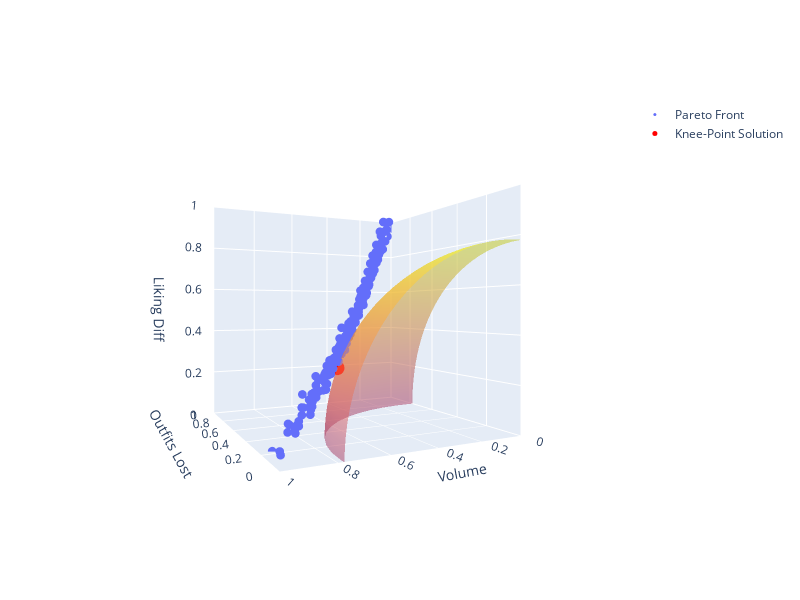

The cell this chart's notebook holds for it:
### Code cell
# with normalized data, better to view knee
trace1 = go.Scatter3d(x=df_normalized["outfits_lost"], y=df_normalized["volume"], z=df_normalized["liking_diff"], mode='markers', marker=dict(size=3), name="Pareto Front")
trace2 = go.Scatter3d(x=[best_soln_metrics["outfits_lost"]], y=[best_soln_metrics["volume"]], z=[best_soln_metrics["liking_diff"]], mode='markers', marker=dict(color='red', size=5), name="Knee-Point Solution")


# trace3 = go.Surface(x=x, y=y, z=z,opacity=0.5, showscale=False)
radius = np.linalg.norm([best_soln_metrics["outfits_lost"], best_soln_metrics["volume"], best_soln_metrics["liking_diff"]] - ideal)
x, y, z = create_bounded_sphere(radius=radius, bounds=(-1, 1), center=(0, 0, 0))
trace3 = go.Surface(x=x, y=y, z=z,opacity=0.5, showscale=False)



camera = dict(
    eye=dict(x=-2, y=1, z=0)
)
fig = go.Figure(data=[trace1, trace2, trace3])
fig.update_layout(scene_camera=camera)

fig.update_layout(
    scene=dict(
        xaxis=dict(range=[0, 1], title='X'),
        yaxis=dict(range=[0, 1], title='Y'),
        zaxis=dict(range=[0, 1], title='Z'),
        aspectmode='cube'
    )
)
fig.update_layout(scene=dict(xaxis_title="Outfits Lost", yaxis_title = "Volume", zaxis_title = "Liking Diff"))
fig.update_layout(height=600,width=800,autosize=False)
fig.show()

### Figure 1 — Plotly figure (JSON) as saved in the notebook; plotly's stock layout.template omitted (floating-point values rounded to 4 significant figures; data arrays with more than 128 entries replaced by an {"elided": "..."} marker saying what was removed)
{"data": [{"marker": {"size": 3}, "mode": "markers", "name": "Pareto Front", "type": "scatter3d", "x": {"elided": "161 float values"}, "y": {"elided": "161 float values"}, "z": {"elided": "161 float values"}}, {"marker": {"color": "red", "size": 5}, "mode": "markers", "name": "Knee-Point Solution", "type": "scatter3d", "x": [0.3333], "y": [0.65], "z": [0.2698]}, {"opacity": 0.5, "showscale": false, "type": "surface", "x": {"elided": "50x50 float values"}, "y": {"elided": "50x50 float values"}, "z": {"elided": "50x50 float values"}}], "layout": {"autosize": false, "height": 600, "scene": {"aspectmode": "cube", "camera": {"eye": {"x": -2, "y": 1, "z": 0}}, "xaxis": {"range": [0, 1], "title": {"text": "Outfits Lost"}}, "yaxis": {"range": [0, 1], "title": {"text": "Volume"}}, "zaxis": {"range": [0, 1], "title": {"text": "Liking Diff"}}}, "width": 800}}
